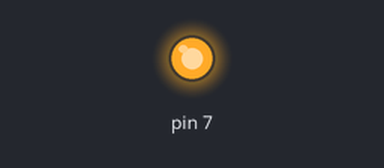
Bench run of a program on a simulated Raspberry Pi (header pin numbers). Shown: output pins drawn as LEDs (lit = HIGH). At 0.4 s the program stops and its outputs stay as they are.

Above: at 0.1 s.
At 0.5 s:
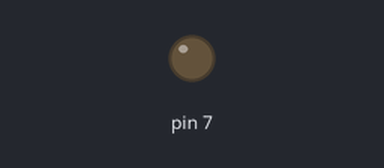
Timing chart, 0 to 1.9 s (numbered marks = the images above):
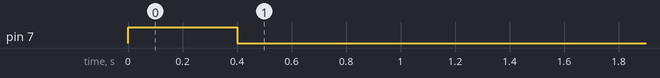

The program:

handwater.py
```python
import datetime
import RPi.GPIO as GPIO
import time
from relayhandler import controlrelay
GPIOPin= 7
controlrelay(GPIOPin,0)
controlrelay(GPIOPin,1)
time.sleep(0.4)
controlrelay(GPIOPin,0)
#while True:
#    now = datetime.datetime.now()
#    day=int(time.strftime("%w"))
#    if (day==1 or day==3  or day ==5  ):
#        if now.hour ==10  and now.minute == 24 and now.second < 8 :
#     controlrelay(GPIOPin,1)
#        else:
#          controlrelay(GPIOPin,0)
    #time.sleep(0.2)
```

relayhandler.py
```python
import RPi.GPIO as GPIO

def controlrelay(pin,set):
    GPIO.setwarnings(False)
    GPIO.setmode(GPIO.BOARD)
    if(set==1):
        GPIO.setup(pin, GPIO.OUT)
        GPIO.output(pin, GPIO.HIGH)
    else:
        GPIO.setup(pin, GPIO.OUT)
        GPIO.output(pin, GPIO.LOW)
```
